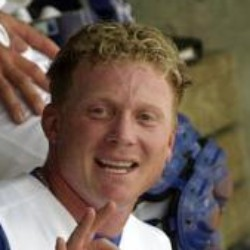
#> input picture data/Data/Aaron_Guiel/Aaron_Guiel_0001.jpg, 250 x 250 px
$ python faceR.py
#> lines starting #> are read from the running program, lines starting #| are printed output that depends on the picture
import os
import numpy as np
import cv2
from PIL import Image
import imutils.paths as paths
import pickle
# For face recognition we will the the LBPH Face Recognizer
recognizer = cv2.face.LBPHFaceRecognizer_create()
path = "C:\\Users\\Admin\\desktop\\data\\Data\\"
face_cascade = cv2.CascadeClassifier('C:\\Users\\Admin\\desktop\\data\\haarcascade_frontalface_alt.xml')
def getImagesWithID(path):
#> called with path = 'C:\\Users\\Admin\\desktop\\data\\Data\\'
    imagepaths = list(paths.list_images(path))
    # print image_path
    faceSamples = []
    IDs = []
    Names=[]
    ID=0
    for (i, imagePath) in enumerate(imagepaths):
        # Read the image and convert to grayscale
        PIL_img = Image.open(imagePath).convert('L')
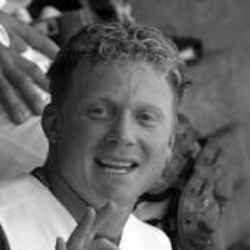
#> PIL_img: PIL image 250x250 L; min 0, max 255, mean 100.5
        gray = np.array(PIL_img,'uint8')
        # Get the label of the image
        Name= imagePath.split(os.path.sep)[-2]
        faces=face_cascade.detectMultiScale(gray)
#> faces = [[65, 67, 122, 122]]
        for (x, y, w, h) in faces:
            # Detect the face in the image
            faceSamples.append(gray[y: y + h, x: x + w])
            IDs.append(ID)
            Names.append(Name)
            ID=ID+1
#> this loop made 1 pass
#> (x, y, w, h, ID) on pass 1: (65, 67, 122, 122, 1)
#> after the loop, ID = 1; IDs = [0]; Names = ['Aaron_Guiel']; faceSamples = 1 item
        cv2.imshow("Adding faces for traning",gray)
        cv2.waitKey(10)
#> pass 2 of the loop in getImagesWithID, `for (i, imagePath) in enumerate(imagepaths):`:
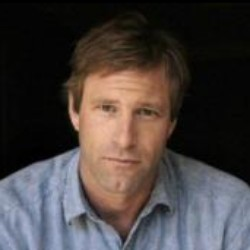
#> input picture data/Data/Aaron_Eckhart/Aaron_Eckhart_0001.jpg, 250 x 250 px
#> in getImagesWithID, `PIL_img = Image.open(imagePath).convert('L')`:
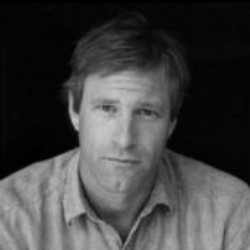
#> PIL_img: PIL image 250x250 L; min 0, max 201, mean 66.5
#> faces = [[71, 68, 110, 110]]
#> the loop in getImagesWithID, `for (x, y, w, h) in faces:` made 1 pass
#> (x, y, w, h, ID) on pass 1: (71, 68, 110, 110, 2)
#> after the loop in getImagesWithID, `for (x, y, w, h) in faces:`: ID = 2; IDs = [0, 1]; Names = ['Aaron_Guiel', 'Aaron_Eckhart']; faceSamples = 2 items
#> pass 3 of the loop in getImagesWithID, `for (i, imagePath) in enumerate(imagepaths):`:
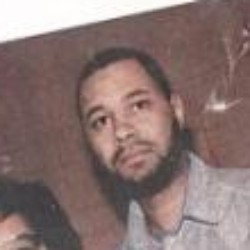
#> input picture data/Data/Aaron_Patterson/Aaron_Patterson_0001.jpg, 250 x 250 px
#> in getImagesWithID, `PIL_img = Image.open(imagePath).convert('L')`:
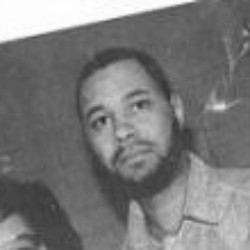
#> PIL_img: PIL image 250x250 L; min 38, max 255, mean 121.8
#> faces = ()
#> after the loop in getImagesWithID, `for (x, y, w, h) in faces:`: ID = 2
#> the loop made 4 passes; the first 3 are shown
    return IDs, faceSamples,Names
Ids,faces,names  = getImagesWithID(path)
recognizer.train(faces, np.array(Ids))
recognizer.save("C:\\Users\\Admin\\desktop\\data\\trainingdata.yml")
data={"IDs":Ids,"Names":names}
output = open("C:\\Users\\Admin\\desktop\\data\\Data.pickle", "wb")
pickle.dump(data, output)
output.close()
cv2.destroyAllWindows()
print (Ids)
print (names)
